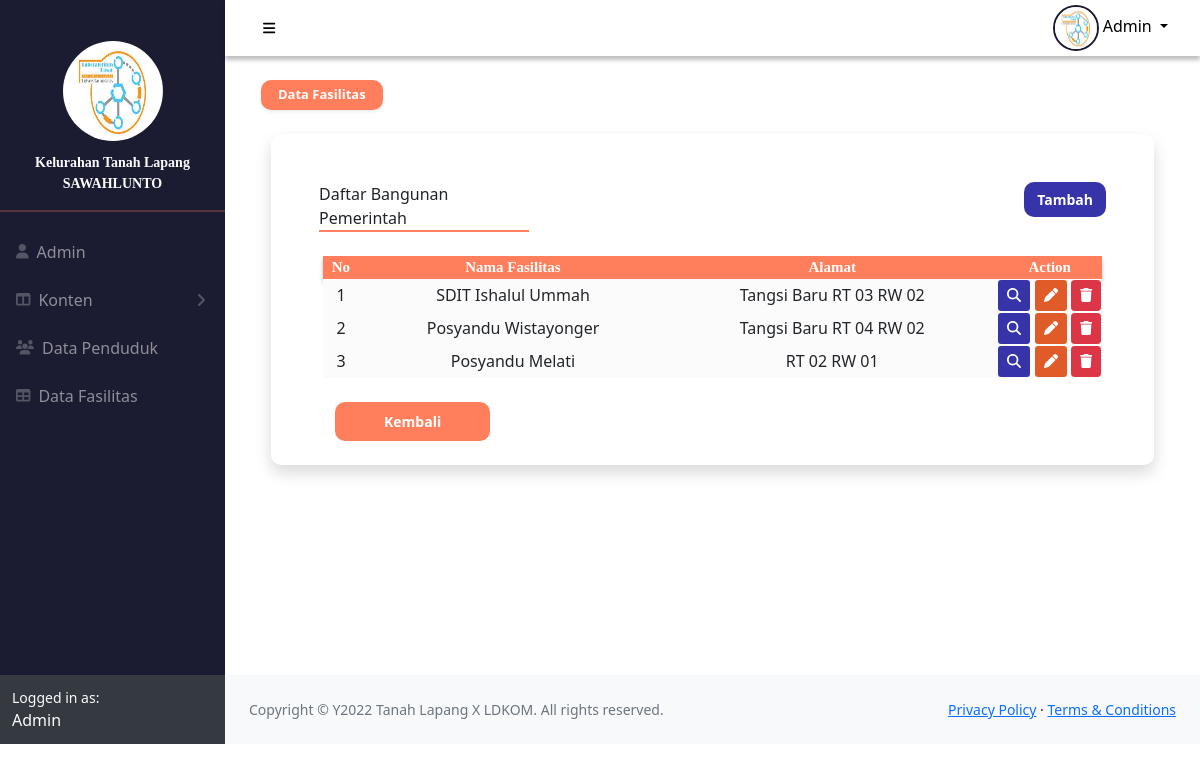
/main.php?p=fasilitas.detail&id=1 (signed in), run on the app's committed database.
### tables this page shows
CREATE TABLE `user` (
  `id` int(100) NOT NULL,
  `uname` varchar(1000) NOT NULL,
  `pass` varchar(1000) NOT NULL,
  `role` varchar(1000) NOT NULL,
  `nama` varchar(1000) NOT NULL,
  `nip` int(100) NOT NULL,
  `jabatan` varchar(1000) NOT NULL,
  `nohp` varchar(1000) DEFAULT NULL,
  `alamat` varchar(1000) DEFAULT NULL,
  `foto` varchar(1000) DEFAULT NULL
);

CREATE TABLE `jenis_fasilitas` (
  `idf` int(11) NOT NULL,
  `jenis` varchar(1000) NOT NULL
);

CREATE TABLE `fasilitas` (
  `id` int(11) NOT NULL,
  `nama` varchar(1000) NOT NULL,
  `id_jenis` int(11) NOT NULL,
  `alamat` varchar(1000) NOT NULL,
  `foto` varchar(1000) NOT NULL
);

### process/fasilitas/detail.php (the view, shortened to what this page needs)
<div class="container">
  <div class="content p-4">
    <nav aria-label="breadcrumb">
      <ol class="breadcrumb">
        <li class="active" aria-current="page">
          <a href="?p=fasilitas.index" class="btn btn-sm shadow-sm px-3" style="background-color: #ff7f5c; color: #fff; font-weight: bold; font-size: 13px;border-radius: 10px;">
            Data Fasilitas
          </a>
        </li>
      </ol>
    </nav>
    <?php
    $id  = $_GET['id'];
    $sql = "SELECT*FROM jenis_fasilitas WHERE idf = '$id' ";
    $res = $conn->query($sql);
    $data = $res->fetch_assoc();
    ?>
    <div class="row mt-4" style="margin-left: 10px; margin-right: 10px">
    <div class="card shadow mb-5" style="box-shadow: 10px; border-radius: 10px; border: none">
      <div class="row mx-4 mt-5">
        <div class="col-6">
          <div class="title ps-0" style="border-bottom: 2px solid #ff7f5c; width: 210px;">
          Daftar <?php echo $data['jenis']; ?>
          </div>
        </div>
        <div class="col-6">
          <a href="?p=fasilitas.add" class="btn float-end" style="background-color: #3734a9; color: #fff; font-size: 14px; font-weight: bold; border-radius: 10px;">
            Tambah
          </a>
        </div>
      </div>
     <div class="row mt-4" style="margin-left: 40px; margin-right: 40px">
        <table id="datatablesSimple" style="border: transparent;">
            <thead style="background-color: #FF7F5C; color: white;font-family: Public Sans;font-size: 15px;line-height: 21px;text-align: left; box-shadow: 0px 4px 4px rgba(0, 0, 0, 0.25);">
                <tr>
                    <th>No</th>
                    <th>Nama Fasilitas</th>
                    <th>Alamat</th>
                    <th>Action</th>
                </tr>
            </thead>
            <tbody style="background-color: #FBFBFB;">
                <?php
                  $sql = "SELECT*FROM fasilitas a
                          LEFT JOIN jenis_fasilitas b ON (a.id_jenis=b.idf)
                          WHERE a.id_jenis = '$id' ";
                  $res = $conn->query($sql);
                  foreach ($res as $row => $data)
                  {
                    $no++;
                  ?>
                  <tr>
                    <td><?php echo $no; ?></td>
                    <td><?php echo $data['nama']; ?></td>
                    <td><?php echo $data['alamat']; ?></td>
                    <td>
                      <a href="?p=fasilitas.detail2&id=<?php echo $data['id']; ?>" class="btn btn-sm" style="background-color: #3734a9"><i class="fa fa-search" style="color: #fff"></i></a>
                      <a href="?p=fasilitas.edit&id=<?php echo $data['id']; ?>" class="btn btn-sm" style="background-color: #e15b29"><span class="fa fa-pen text-white"></span></a>
                      <a href="?p=fasilitas.delete&id=<?php echo $data['id']; ?>&id_jenis=<?php echo $data['id_jenis']; ?>" onclick="return confirm('Anda yakin akan menghapus data fasilitas ini?')" class="btn btn-sm btn-danger" title="Delete Data"><span class="fa fa-trash"></span></a>
                    </td>
                  </tr>
                <?php
                  }
                ?>
            </tbody>
          </table>
          <div class="my-4">
            <a style="background-color: #ff7f5c; color: #fff; font-size: 14px; font-weight: bold; border-radius: 10px; float:left" href="?p=fasilitas.index" class="btn px-5 py-2 float-start" role="button">Kembali</a>
          </div>
        </div>
      </div>
</div>

### main.php (shortened to what this page needs)
<?php
    require_once ('connect.php');
    $id= $_SESSION['id'];
    $sql = "SELECT * FROM user WHERE id = '$id' LIMIT 1";
    $res = $conn->query($sql);
    $data = $res->fetch_assoc();
?>
<!DOCTYPE html>
<html lang="en">
  <head>
        <link href="https://cdn.jsdelivr.net/npm/simple-datatables@latest/dist/style.css" rel="stylesheet" />
        <link href="css/styles.css" rel="stylesheet" />
        <link href="assets/font-awesome/css/font-awesome.min.css" rel="stylesheet" type="text/css">
    </head>
  <body class="sb-sidenav-collapse-arrow">
    <div id="layoutSidenav">
      <div id="layoutSidenav_nav">
        <nav
          class="sb-sidenav accordion sb-sidenav-dark"
          id="sidenavAccordion"
          style="color: #fafbff"
        >
          <div class="sb-sidenav-menu" style="background-color: #1b1c31">
            <div class="nav">
              <img class="avasidebar" src="assets/img/admin/<?php echo $data['foto']; ?>" alt="Foto Profil" />
              <div
                class="small"
                style="
                  margin: auto;
                  font-weight: bolder;
                  padding-top: 5%;
                  font-family: Manrope;
                "
              >
                Kelurahan Tanah Lapang
              </div>
              <div
                class="small"
                style="margin: auto; font-weight: bolder; font-family: Manrope"
              >
                SAWAHLUNTO
              </div>
              <hr style="border: 1px solid #ff7f5c" />
              <a class="nav-link" href="?p=user.index">
                <div class="sb-nav-link-icon">
                  <i class="fa fa-user"></i>
                </div>
                Admin
              </a>
              <a
                class="nav-link collapsed"
                href="#"
                data-bs-toggle="collapse"
                data-bs-target="#collapseLayouts"
                aria-expanded="false"
                aria-controls="collapseLayouts"
              >
                <div class="sb-nav-link-icon">
                  <i class="fa fa-columns"></i>
                </div>
                Konten
                <div class="sb-sidenav-collapse-arrow">
                  <i class="fa fa-angle-down"></i>
                </div>
              </a>
              <a class="nav-link" href="?p=penduduk.index">
                <div class="sb-nav-link-icon">
                  <i class="fa fa-users"></i>
                </div>
                Data Penduduk
              </a>
              <a class="nav-link" href="?p=fasilitas.index">
                <div class="sb-nav-link-icon"><i class="fa fa-table"></i></div>
                Data Fasilitas
              </a>
            </div>
          </div>
          <div class="sb-sidenav-footer">
            <div class="small">Logged in as:</div>
            Admin
          </div>
        </nav>
      </div>
      <div id="layoutSidenav_content">
        <nav class="sb-topnav navbar navbar-expand">
          <button
            class="btn btn-link btn-sm order-1 order-lg-0 me-4 me-lg-0 text-black"
            id="sidebarToggle"
            href="#!"
            style="margin: 3%"
          >
            <i class="fa fa-bars"></i>
          </button>
          <ul class="navbar-nav ms-auto ms-md-0 me-3 me-lg-4">
            <li class="nav-item dropdown">
              <a
                class="nav-link dropdown-toggle text-black"
                id="navbarDropdown"
                href="#"
                role="button"
                data-bs-toggle="dropdown"
                aria-expanded="false"
              >
                <img class="avapp" src="assets/img/admin/<?php echo $data['foto']; ?>"/>
                Admin
              </a>
            </li>
          </ul>
        </nav>
        <main>
          <?php
                if ($_SESSION['role'] === 'admin')
                {
                    if( isset($_GET['p']) && strlen($_GET['p']) > 0 )
                    {
                        $p = str_replace(".","/",$_GET['p']).".php";
                    } else {
                        $p = "home.php";
                    } if( file_exists("process/".$p) )
                    {
                        include("process/".$p);
                    } else {
                        include("process/home.php");
                    }
                 }
            ?>
        </main>
        <footer class="py-4 bg-light mt-auto">
          <div class="container-fluid px-4">
            <div
              class="d-flex align-items-center justify-content-between small"
            >
              <div class="text-muted">
                Copyright &copy Y2022 Tanah Lapang X LDKOM. All rights reserved.
              </div>
              <div>
                <a href="#">Privacy Policy</a>
                &middot;
                <a href="#">Terms &amp; Conditions</a>
              </div>
            </div>
          </div>
        </footer>
      </div>
    </div>
  </body>
</html>

### process/fasilitas/detail.php (style rules this page uses)
tr td:last-child { width: 1%; white-space: nowrap; text-align:left; }

### data on the page
user: foto (picture)
jenis_fasilitas: jenis "Bangunan Pemerintah"
fasilitas: nama "SDIT Ishalul Ummah", alamat "Tangsi Baru RT 03 RW 02"
fasilitas: nama "Posyandu Wistayonger", alamat "Tangsi Baru RT 04 RW 02"
fasilitas: nama "Posyandu Melati", alamat "RT 02 RW 01"
